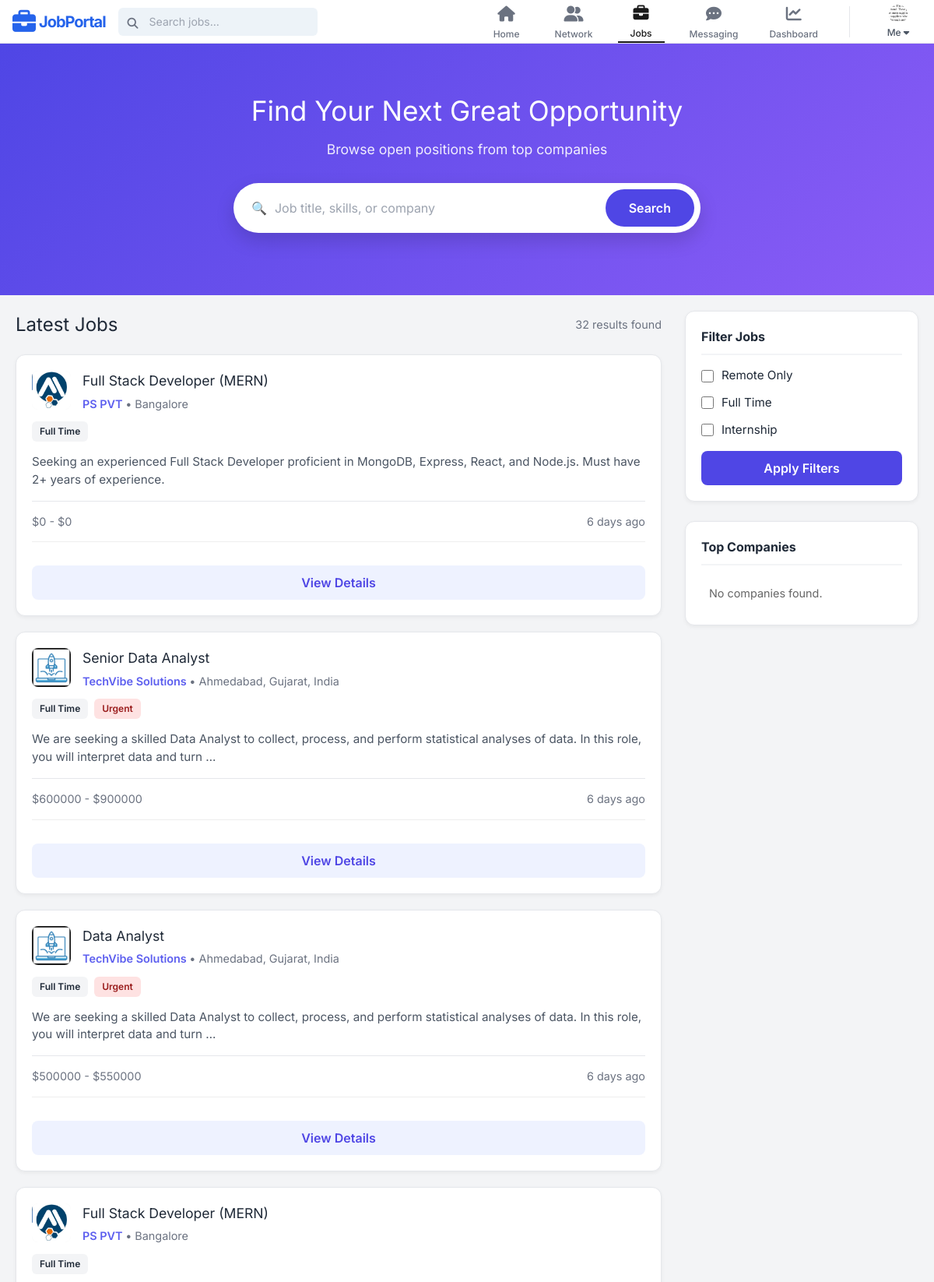
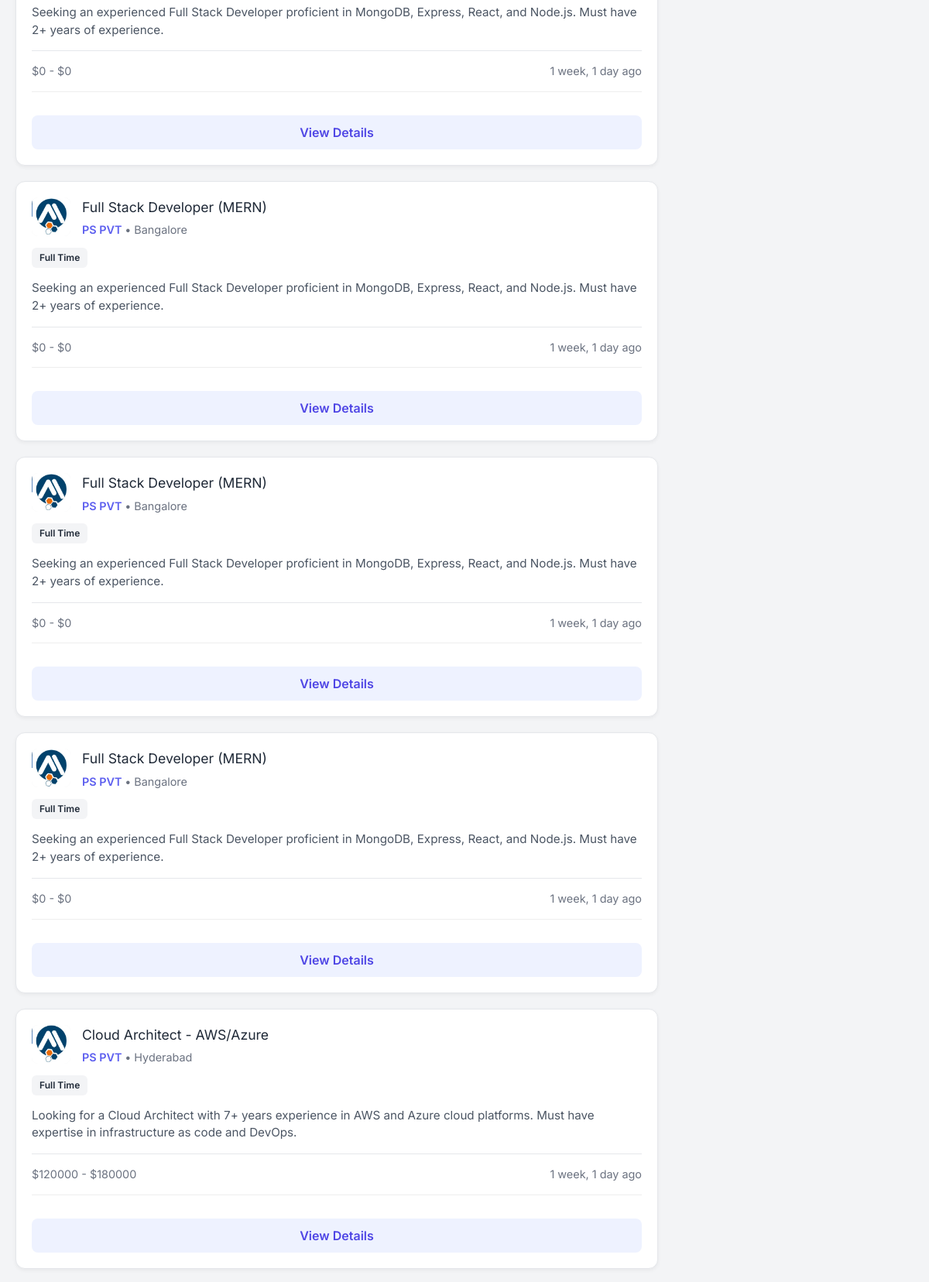
Screenshot of /find-jobs/ (signed in, upper part) with the database file from the repository (2 pictures, top to bottom).
### jobportal/models.py (models this page shows, shortened)
class UserProfile(models.Model):
    user = models.OneToOneField(User, on_delete=models.CASCADE, related_name='userprofile')
    headline = models.CharField(max_length=255, blank=True, null=True)
    bio = models.TextField(blank=True, null=True)
    location = models.CharField(max_length=100, blank=True, null=True)
    phone_number = models.CharField(max_length=20, blank=True, null=True)
    profile_picture = models.ImageField(upload_to='profile_pics/', blank=True, null=True)
    cover_image = models.ImageField(upload_to='cover_images/', blank=True, null=True)
    resume = models.FileField(upload_to='resumes/', blank=True, null=True)
    portfolio_url = models.URLField(blank=True, null=True)
    skills = models.TextField(blank=True, null=True, help_text="Comma-separated skills")
    connections = models.ManyToManyField("self", blank=True)
    profile_visibility = models.BooleanField(default=True)
    email_visibility = models.BooleanField(default=False)
    activity_status = models.BooleanField(default=True)
    data_sharing = models.BooleanField(default=False)
    personalized_ads = models.BooleanField(default=True)
    notify_jobs = models.BooleanField(default=True)
    notify_network = models.BooleanField(default=True)
    search_appearances_count = models.PositiveIntegerField(default=0)

class Job(models.Model):
    JOB_TYPES = [
        ('Full Time', 'Full Time'),
        ('Part Time', 'Part Time'),
        ('Freelance', 'Freelance'),
        ('Internship', 'Internship'),
    ]
    company = models.ForeignKey(
        Company,
        on_delete=models.CASCADE,
        related_name="jobs"
    )
    title = models.CharField(max_length=200)
    company_name = models.CharField(max_length=100, editable=False)
    location = models.CharField(max_length=100)
    description = models.TextField()
    requirements = models.TextField(blank=True, default="No specific requirements.")
    benefits = models.TextField(blank=True, default="Competitive salary.")
    salary_min = models.PositiveIntegerField(default=0)
    salary_max = models.PositiveIntegerField(default=0)
    job_type = models.CharField(max_length=20, choices=JOB_TYPES, default='Full Time')
    is_remote = models.BooleanField(default=False)
    is_urgent = models.BooleanField(default=False)
    created_at = models.DateTimeField(default=timezone.now)
    views = models.IntegerField(default=0)
    skills = models.TextField(blank=True, null=True, help_text="Comma-separated skills required for this job")

class Company(models.Model):
    user = models.OneToOneField(User, on_delete=models.CASCADE, related_name="company")
    company_name = models.CharField(max_length=200)
    location = models.CharField(max_length=200)
    address = models.TextField(default="")  # <--- Add this line
    followers = models.ManyToManyField(
        User,
        related_name='following_companies',
        blank=True
    )
    website = models.URLField(blank=True, null=True)
    description = models.TextField(blank=True, null=True)
    industry = models.CharField(max_length=100, blank=True)
    company_size = models.CharField(max_length=50, blank=True)
    founded = models.CharField(max_length=4, blank=True)
    specialties = models.TextField(blank=True)
    logo = models.ImageField(upload_to='company_logos/', blank=True, null=True)
    cover_image = models.ImageField(upload_to='company_covers/', blank=True, null=True)

### jobportal/views.py (the view)
    def _wrapped_view(request, *args, **kwargs):
        if request.user.is_authenticated and hasattr(request.user, 'company'):
            return redirect('company_dashboard')
        return view_func(request, *args, **kwargs)

### jobportal/templates/jobportal/find_jobs.html (shortened to what this page needs)
{% extends 'jobportal/base.html' %}
{% load static %}
{% load i18n %}  {% block content %}
<link rel="stylesheet" href="{% static 'jobportal/css/find_jobs.css' %}">
<div class="job-hero">
    <div class="hero-container">
        <h1>{% trans "Find Your Next Great Opportunity" %}</h1>
        <p>{% trans "Browse open positions from top companies" %}</p>
        <form method="GET" action="." class="hero-search-form">
            <div class="search-input-wrapper">
                <span class="icon">🔍</span>
                <input type="text" name="q" placeholder="{% trans 'Job title, skills, or company' %}" value="{{ request.GET.q|default:'' }}">
            </div>
            <button type="submit" class="btn-search">{% trans "Search" %}</button>
        </form>
    </div>
</div>
<div class="page-container">
    <main class="job-feed">
        <div class="feed-header">
            <h2>{% trans "Latest Jobs" %}</h2>
            <span class="job-count">{{ jobs.count }} {% trans "results found" %}</span>
        </div>
        {% for job in jobs %}
        <div class="job-card">
            <div class="card-body">
                <div class="job-top">
                    <a href="{% url 'company_profile' job.company.id %}" class="logo-link">
                        <div class="company-logo">
                            {% if job.company.logo %}
                                <img src="{{ job.company.logo.url }}" alt="{{ job.company.company_name }}">
                            {% else %}
                                <span>{{ job.company.company_name|slice:":1" }}</span>
                            {% endif %}
                        </div>
                    </a>
                    <div class="job-info">
                        <h3>{{ job.title }}</h3>
                        <p class="company-row">
                            <a href="{% url 'company_profile' job.company.id %}" class="company-profile-link">
                                {{ job.company.company_name }}
                            </a> • {{ job.location }}
                        </p>
                    </div>
                </div>
                <div class="tag-row">
                    <span class="tag tag-type">{{ job.job_type }}</span>
                    {% if job.is_urgent %}
                        <span class="tag tag-urgent">{% trans "Urgent" %}</span>
                    {% endif %}
                </div>
                <p class="job-desc">
                    {{ job.description|truncatewords:25 }}
                </p>
                <div class="job-bottom">
                    <div class="salary">${{ job.salary_min }} - ${{ job.salary_max }}</div>
                    <div class="date">{{ job.created_at|timesince }} {% trans "ago" %}</div>
                </div>
                <div class="card-action">
                    <a href="{% url 'job_detail' job.id %}" class="btn-view">{% trans "View Details" %}</a>
                </div>
            </div>
        </div>
        {% empty %}
        <div class="empty-state">
            <div style="font-size: 40px; margin-bottom: 10px;">📂</div>
            <h3>{% trans "No jobs found" %}</h3>
            <p>{% trans "Try clearing your filters or search for something else." %}</p>
        </div>
        {% endfor %}
    </main>
    <aside class="sidebar">
        <div class="widget filter-widget">
            <div class="widget-header">{% trans "Filter Jobs" %}</div>
            <form method="GET" action=".">
                <div class="checkbox-group">
                    <label class="custom-check">
                        <input type="checkbox" name="remote" {% if request.GET.remote %}checked{% endif %}>
                        <span class="label">{% trans "Remote Only" %}</span>
                    </label>
                    <label class="custom-check">
                        <input type="checkbox" name="fulltime" {% if request.GET.fulltime %}checked{% endif %}>
                        <span class="label">{% trans "Full Time" %}</span>
                    </label>
                    <label class="custom-check">
                        <input type="checkbox" name="internship" {% if request.GET.internship %}checked{% endif %}>
                        <span class="label">{% trans "Internship" %}</span>
                    </label>
                </div>
                <button type="submit" class="btn-apply">{% trans "Apply Filters" %}</button>
            </form>
        </div>
        <div class="widget company-widget">
            <div class="widget-header">{% trans "Top Companies" %}</div>
            <div class="company-list">
                {% for company in top_companies %}
                <div class="company-item">
                    <a href="{% url 'company_profile' company.id %}" class="company-icon-link">
                        <div class="company-icon">{{ company.company_name|slice:":1" }}</div>
                    </a>
                    <div class="company-data">
                        <a href="{% url 'company_profile' company.id %}" class="company-name">
                            {{ company.company_name }}
                        </a>
                        <span class="open-roles">{{ company.total_positions }} {% trans "Open Positions" %}</span>
                    </div>
                </div>
                {% empty %}
                <p style="color: #666; font-size: 0.9rem; padding: 10px;">{% trans "No companies found." %}</p>
                {% endfor %}
            </div>
        </div>
    </aside>
</div>
{% endblock %}

### jobportal/templates/jobportal/base.html (shortened to what this page needs)
{% load static %}
<!DOCTYPE html>
<html lang="en">
<head>
    <script src="https://cdn.tailwindcss.com"></script>
    <link rel="stylesheet" href="https://cdnjs.cloudflare.com/ajax/libs/font-awesome/6.4.0/css/all.min.css">
</head>
<body class="flex flex-col min-h-screen">
    {% if is_company_profile %}
        <nav class="bg-white border-b border-gray-200 sticky top-0 z-50 h-14">
            <div class="max-w-7xl mx-auto px-4 h-full flex items-center justify-between">
                <a href="{% url 'home' %}" class="flex items-center gap-1 text-blue-600">
                    <i class="fa-solid fa-briefcase text-3xl"></i>
                    <span class="text-xl font-bold tracking-tighter hidden sm:block">JobPortal</span>
                </a>
                <div class="flex h-full items-center gap-6">
                    <a href="{% url 'home' %}" class="flex flex-col items-center justify-center h-full min-w-[60px] text-gray-500 hover:text-black">
                        <i class="fa-solid fa-house text-xl mb-1"></i>
                        <span class="text-xs font-medium">Home</span>
                    </a>
                </div>
            </div>
        </nav>
    {% else %}
        <nav class="bg-white border-b border-gray-200 sticky top-0 z-50 h-14">
            <div class="max-w-7xl mx-auto px-4 h-full flex items-center justify-between">
                <div class="flex items-center gap-4">
                    <a href="{% url 'home' %}" class="flex items-center gap-1 text-blue-600 hover:text-blue-700">
                        <i class="fa-solid fa-briefcase text-3xl"></i>
                        <span class="text-xl font-bold tracking-tighter hidden sm:block">JobPortal</span>
                    </a>
                    <div class="hidden md:block relative">
                        <i class="fa-solid fa-magnifying-glass absolute left-3 top-2.5 text-gray-500 text-sm"></i>
                        <form action="{% url 'find_jobs' %}" method="GET">
                            <input type="text" name="q" placeholder="Search jobs..." class="bg-[#edf3f8] pl-10 pr-4 py-2 w-64 rounded-md text-sm outline-none focus:ring-2 focus:ring-black transition">
                        </form>
                    </div>
                </div>
                <div class="flex h-full items-center gap-1 sm:gap-2 lg:gap-6">
                    <ul class="flex h-full items-center space-x-1 sm:space-x-4 lg:space-x-6">
                        <li class="h-full flex items-center">
                            <a href="{% url 'home' %}" class="flex flex-col items-center justify-center px-2 text-gray-500 hover:text-black transition h-full min-w-[60px] ">
                                <i class="fa-solid fa-house text-xl mb-1"></i>
                                <span class="text-[10px] lg:text-xs font-medium hidden md:block">Home</span>
                            </a>
                        </li>
                        <li class="h-full flex items-center">
                            <a href="{% url 'network' %}" class="flex flex-col items-center justify-center px-2 text-gray-500 hover:text-black transition h-full min-w-[60px] ">
                                <i class="fa-solid fa-user-group text-xl mb-1"></i>
                                <span class="text-[10px] lg:text-xs font-medium hidden md:block">Network</span>
                            </a>
                        </li>
                        <li class="h-full flex items-center">
                            <a href="{% url 'find_jobs' %}" class="flex flex-col items-center justify-center px-2 text-gray-500 hover:text-black transition h-full min-w-[60px] {% if request.resolver_match.url_name == 'find_jobs' %}nav-item-active{% endif %}">
                                <i class="fa-solid fa-briefcase text-xl mb-1"></i>
                                <span class="text-[10px] lg:text-xs font-medium hidden md:block">Jobs</span>
                            </a>
                        </li>
                        <li class="h-full flex items-center">
                            <a href="{% url 'messaging' %}" class="flex flex-col items-center justify-center px-2 text-gray-500 hover:text-black transition h-full min-w-[60px] ">
                                <i class="fa-solid fa-comment-dots text-xl mb-1"></i>
                                <span class="text-[10px] lg:text-xs font-medium hidden md:block">Messaging</span>
                            </a>
                        </li>
                        <li class="h-full flex items-center">
                            <a href="{% url 'dashboard' %}" class="flex flex-col items-center justify-center px-2 text-gray-500 hover:text-black transition h-full min-w-[60px] ">
                                <i class="fa-solid fa-chart-line text-xl mb-1"></i>
                                <span class="text-[10px] lg:text-xs font-medium hidden md:block">Dashboard</span>
                            </a>
                        </li>
                    </ul>
                    {% if user.is_authenticated %}
                        <div class="relative h-full flex items-center">
                            <button onclick="toggleUserMenu(event)" class="flex flex-col items-center justify-center min-w-[60px] focus:outline-none cursor-pointer">
                                {% if user.userprofile.profile_picture %}
                                    <img src="{{ user.userprofile.profile_picture.url }}" class="w-6 h-6 rounded-full object-cover">
                                {% else %}
                                    <img src="{% static 'images/avatar_placeholder.png' %}" class="w-6 h-6 rounded-full object-cover">
                                {% endif %}
                                <span class="text-[10px] lg:text-xs font-medium hidden md:block mt-1 text-gray-600">Me <i class="fa-solid fa-caret-down"></i></span>
                            </button>
                        </div>
                    {% endif %}
                </div>
            </div>
        </nav>
    {% endif %}
    <main class="flex-grow">
        {% block content %}{% endblock %}
    </main>
</body>
</html>

### rows the page displays
Job: company.logo (picture), title "Full Stack Developer (MERN)", company.company_name "PS PVT", location "Bangalore", job_type "Full Time", description "Seeking an experienced Full Stack Developer proficient in MongoDB, Express, React, and Node.js. Must have 2+ years of experience.", salary_min "0", salary_max "0", created_at "6 days"
Job: company.logo (picture), title "Senior Data Analyst", company.company_name "TechVibe Solutions", location "Ahmedabad, Gujarat, India", job_type "Full Time", description "We are seeking a skilled Data Analyst to collect, process, and perform statistical analyses of data. In this role, you will interpret data and turn …", salary_min "600000", salary_max "900000", created_at "6 days"
Job: company.logo (picture), title "Data Analyst", company.company_name "TechVibe Solutions", location "Ahmedabad, Gujarat, India", job_type "Full Time", description "We are seeking a skilled Data Analyst to collect, process, and perform statistical analyses of data. In this role, you will interpret data and turn …", salary_min "500000", salary_max "550000", created_at "6 days"
Job: company.logo (picture), title "Full Stack Developer (MERN)", company.company_name "PS PVT", location "Bangalore", job_type "Full Time", description "Seeking an experienced Full Stack Developer proficient in MongoDB, Express, React, and Node.js. Must have 2+ years of experience.", salary_min "0", salary_max "0", created_at "1 week, 1 day"
Job: company.logo (picture), title "Full Stack Developer (MERN)", company.company_name "PS PVT", location "Bangalore", job_type "Full Time", description "Seeking an experienced Full Stack Developer proficient in MongoDB, Express, React, and Node.js. Must have 2+ years of experience.", salary_min "0", salary_max "0", created_at "1 week, 1 day"
Job: company.logo (picture), title "Full Stack Developer (MERN)", company.company_name "PS PVT", location "Bangalore", job_type "Full Time", description "Seeking an experienced Full Stack Developer proficient in MongoDB, Express, React, and Node.js. Must have 2+ years of experience.", salary_min "0", salary_max "0", created_at "1 week, 1 day"
Job: company.logo (picture), title "Full Stack Developer (MERN)", company.company_name "PS PVT", location "Bangalore", job_type "Full Time", description "Seeking an experienced Full Stack Developer proficient in MongoDB, Express, React, and Node.js. Must have 2+ years of experience.", salary_min "0", salary_max "0", created_at "1 week, 1 day"
Job: company.logo (picture), title "Cloud Architect - AWS/Azure", company.company_name "PS PVT", location "Hyderabad", job_type "Full Time", description "Looking for a Cloud Architect with 7+ years experience in AWS and Azure cloud platforms. Must have expertise in infrastructure as code and DevOps.", salary_min "120000", salary_max "180000", created_at "1 week, 1 day"

### other values shown
{{ jobs.count }} "32"
